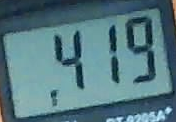
#> input picture tests/fixtures/lcd/leading_decimal_419.png, 176 x 122 px
$ python -i vision_regions.py   (imports and definitions only)
#> lines starting #> are read from the running program, lines starting #| are printed output that depends on the picture; after the words box and inside, x2 and y2 are one past the last pixel; in counts of white or black regions, pixels touching at a corner belong together
"""Fast region proposals for the battery demo; identities still require VLM verification.

The adapter uses image contours, never preset screen coordinates. Other equipment
or unrecognized appearances fall back to the general VLM tool.
"""
import io
import sys
from pathlib import Path

from PIL import Image, ImageDraw


def cv_modules():
    try:
        import cv2
    except ImportError:
        original = Path(__file__).resolve().parents[2] / "LabAgent/.venv-ocr"
        site = original / f"lib/python{sys.version_info.major}.{sys.version_info.minor}/site-packages"
        if site.is_dir() and str(site) not in sys.path:
            sys.path.append(str(site))
        import cv2
    import numpy as np
    return cv2, np


def _components(cv, np, hsv, lower, upper, minimum, maximum):
    mask = cv.inRange(hsv, np.array(lower, dtype=np.uint8), np.array(upper, dtype=np.uint8))
    mask = cv.morphologyEx(mask, cv.MORPH_CLOSE, np.ones((3, 3), np.uint8))
    contours, _ = cv.findContours(mask, cv.RETR_EXTERNAL, cv.CHAIN_APPROX_SIMPLE)
    result = []
    for contour in contours:
        area = cv.contourArea(contour)
        x, y, w, h = cv.boundingRect(contour)
        if minimum <= area <= maximum and w > 6 and h > 6:
            result.append((area, (x, y, w, h), contour))
    return sorted(result, key=lambda x: x[0], reverse=True)


def proposals(image, labels):
    cv, np = cv_modules()
    small = image.copy().convert("RGB")
    small.thumbnail((960, 960))
    rgb = np.asarray(small)
    hsv = cv.cvtColor(rgb, cv.COLOR_RGB2HSV)
    width, height = small.size
    area = width * height
    orange = _components(cv, np, hsv, (0, 65, 50), (28, 255, 255), area*.0002, area*.2)
    yellow = _components(cv, np, hsv, (20, 95, 100), (45, 255, 255), area*.0006, area*.045)
    red = _components(cv, np, hsv, (0, 115, 55), (8, 255, 255), area*.0001, area*.06)
    red += _components(cv, np, hsv, (170, 115, 55), (179, 255, 255), area*.0001, area*.06)
    candidates = {}
    gray = cv.cvtColor(rgb, cv.COLOR_RGB2GRAY)
    edges = cv.Canny(cv.GaussianBlur(gray, (3, 3), 0), 35, 110)
    edges = cv.morphologyEx(edges, cv.MORPH_CLOSE, np.ones((5, 5), np.uint8))
    outlines, _ = cv.findContours(edges, cv.RETR_LIST, cv.CHAIN_APPROX_SIMPLE)
    rectangles = []
    for contour in outlines:
        shape = cv.approxPolyDP(contour, .025*cv.arcLength(contour, True), True)
        if len(shape) != 4 or not cv.isContourConvex(shape):
            continue
        x,y,w,h = cv.boundingRect(shape)
        if x < 3 or y < 3 or x+w >= width-3 or y+h >= height-3:
            continue
        rect = cv.minAreaRect(shape)[1]
        if min(rect) < 8 or not 1.5 < max(rect)/min(rect) < 3.8:
            continue
        size = cv.contourArea(shape)
        if not area*.015 < size < area*.22:
            continue
        dark = float((gray[y:y+h,x:x+w] < 95).mean())
        if dark > .22:
            rectangles.append((size,(x,y,w,h)))
    if rectangles:
        candidates["multimeter"] = max(rectangles, key=lambda r:r[0])[1]
    for item in orange:
        _, (x,y,w,h), _ = item
        if "multimeter" not in candidates and .35 < w/h < 1.25 and h > height*.12:
            candidates["multimeter"] = (x,y,w,h)
            break
    if "multimeter" not in candidates:
        strips = [item[1] for item in orange if item[1][3] > height*.12 and item[1][3] > item[1][2]*2]
        if strips:
            anchor = max(strips, key=lambda b: b[3])
            ax,ay,aw,ah = anchor
            aligned = [b for b in strips if abs(b[0]-ax) < ah*.9 and min(b[1]+b[3],ay+ah)-max(b[1],ay) > min(b[3],ah)*.55]
            if len(aligned) >= 2:
                x1,y1=min(b[0] for b in aligned),min(b[1] for b in aligned)
                x2,y2=max(b[0]+b[2] for b in aligned),max(b[1]+b[3] for b in aligned)
                if .28 < (x2-x1)/(y2-y1) < 1.2:
                    candidates["multimeter"] = (x1,y1,x2-x1,y2-y1)
    for item in yellow:
        _, (x,y,w,h), contour = item
        dimensions = cv.minAreaRect(contour)[1]
        if min(dimensions) > 2 and 1.5 < max(dimensions)/min(dimensions) < 8:
            candidates["battery"] = (x,y,w,h)
            break
    if red:
        if "battery" in candidates:
            bx,by,bw,bh = candidates["battery"]
            center = (bx+bw/2,by+bh/2)
            red.sort(key=lambda item: ((item[1][0]+item[1][2]/2-center[0])**2+(item[1][1]+item[1][3]/2-center[1])**2)/(item[0]**.4))
        x,y,w,h = red[0][1]
        px,py = width*.06,height*.16
        left,top = max(0,x-px),max(0,y-py)
        right,bottom = min(width,x+w+px),min(height,y+h+py)
        candidates["probes"] = (left,top,right-left,bottom-top)
    output = []
    for key, name in labels.items():
        kind = "multimeter" if "万用表" in name or "multimeter" in name.lower()+key.lower() else "battery" if "电池" in name or "battery" in name.lower()+key.lower() else "probes" if "表笔" in name or "probe" in name.lower()+key.lower() else None
        if kind in candidates:
            x,y,w,h = candidates[kind]
            margin = min(w,h)*.02
            left,top=max(0,x-margin),max(0,y-margin)
            right,bottom=min(width,x+w+margin),min(height,y+h+margin)
            output.append({"label":key,"kind":kind,"bbox":[left/width,top/height,(right-left)/width,(bottom-top)/height]})
    return output


def contact_sheet(image, regions):
    sheet = Image.new("RGB", (224*len(regions), 248), "white")
    draw = ImageDraw.Draw(sheet)
    letters = {}
    for index, region in enumerate(regions):
        x,y,w,h = region["bbox"]
        crop = image.crop((int(x*image.width),int(y*image.height),int((x+w)*image.width),int((y+h)*image.height)))
        crop.thumbnail((216,216))
        letter=chr(65+index)
        sheet.paste(crop,(224*index+(224-crop.width)//2,28+(216-crop.height)//2))
        draw.text((224*index+12,7),letter,fill="black",stroke_width=1)
        letters[letter]=region
    buffer=io.BytesIO();sheet.save(buffer,format="JPEG",quality=90)
    return buffer.getvalue(),letters


def lcd_region(image):
    cv, np = cv_modules()
    regions=proposals(image,{"multimeter":"万用表"})
    if not regions:
        return None
    x,y,w,h=regions[0]["bbox"]
    left,top,right,bottom=int(x*image.width),int(y*image.height),int((x+w)*image.width),int((y+h*.58)*image.height)
    crop=image.crop((left,top,right,bottom))
    rgb=np.asarray(crop.convert("RGB"));hsv=cv.cvtColor(rgb,cv.COLOR_RGB2HSV)
    for minimum_value in [90,110,130]:
        components=_components(cv,np,hsv,(45,8,minimum_value),(125,180,245),crop.width*crop.height*.035,crop.width*crop.height*.75)
        for _,(cx,cy,cw,ch),_ in components:
            if 1.3 < cw/ch < 5 and cw > crop.width*.25 and ch > 12:
                gray=cv.cvtColor(rgb[cy:cy+ch,cx:cx+cw],cv.COLOR_RGB2GRAY)
                dark=float((gray<85).mean())
                if not .06 < dark < .6:
                    continue
                margin=max(2,min(cw,ch)*.035)
                x1,y1=max(0,left+cx-margin),max(0,top+cy-margin)
                x2,y2=min(image.width,left+cx+cw+margin),min(image.height,top+cy+ch+margin)
                return [(x1/image.width),(y1/image.height),(x2-x1)/image.width,(y2-y1)/image.height]
    return None

>>> from PIL import Image
>>> picture = Image.open('../tests/fixtures/lcd/leading_decimal_419.png')
#> picture is the input picture: PIL image 176x122 RGB; mean R, G, B 84.8, 120.9, 129.3
>>> result = lcd_region(picture)
#> in proposals, `hsv = cv.cvtColor(rgb, cv.COLOR_RGB2HSV)`: hsv: shape (122, 176, 3); mean H, S, V 95.1, 98.2, 129.8
#> in _components, `mask = cv.inRange(hsv, np.array(lower, dtype=np.uint8), np.array(upper..`:
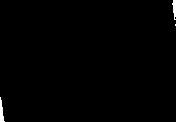
#> mask: shape (122, 176); 0.58% white; 3 white regions (1 under 20 px), largest, box (x1, y1, x2, y2) and area: (0, 97, 5, 122) 69, (172, 0, 176, 20) 53
#> in _components, `mask = cv.morphologyEx(mask, cv.MORPH_CLOSE, np.ones((3, 3), np.uint8))`: mask: shape (122, 176); 0.59% white; 3 white regions (1 under 20 px)
#> in _components, `contours, _ = cv.findContours(mask, cv.RETR_EXTERNAL, cv.CHAIN_APPROX_..`: contours = 3 contours, 1 with area under 20; largest, box (x1, y1, x2, y2) and area: (0, 97, 5, 122) 42, (172, 0, 176, 20) 34
#> the loop in _components, `for contour in contours:` made 3 passes
#> (area, x, y, w, h) on passes 1, 3: (42, 0, 97, 5, 25), (33.5, 172, 0, 4, 20)
#> after the loop in _components, `for contour in contours:`: result = []
#> in _components (call 2), `mask = cv.inRange(hsv, np.array(lower, dtype=np.uint8), np.array(upper..`: mask: shape (122, 176); every value is 0
#> in proposals, `gray = cv.cvtColor(rgb, cv.COLOR_RGB2GRAY)`:
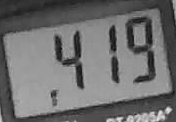
#> gray: shape (122, 176); min 14, max 233, mean 111.1
#> in proposals, `edges = cv.Canny(cv.GaussianBlur(gray, (3, 3), 0), 35, 110)`:
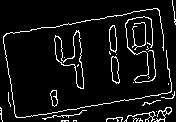
#> edges: shape (122, 176); 7.3% white in thin lines or dots
#> in proposals, `edges = cv.morphologyEx(edges, cv.MORPH_CLOSE, np.ones((5, 5), np.uint..`:
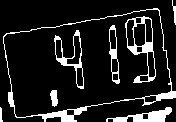
#> edges: shape (122, 176); 12.4% white; 8 white regions
#> in proposals, `outlines, _ = cv.findContours(edges, cv.RETR_LIST, cv.CHAIN_APPROX_SIM..`: outlines = 25 contours, 1 with area under 20; largest, box (x1, y1, x2, y2) and area: (3, 8, 176, 122) 13992, (3, 9, 172, 118) 13394, (125, 16, 156, 83) 1139, (54, 30, 84, 89) 616, (106, 107, 172, 122) 377
#> the loop in proposals, `for contour in outlines:` made 25 passes
#> (shape, x, y, w, h, rect) on passes 15, 17, 20: ([[110, 29], [115, 30], [115, 49], [110, 48]], 110, 29, 6, 21, (20, 5)), ([[112, 25], [109, 53], [112, 80], [118, 83]], 109, 25, 10, 59, (5.87, 58.31)), ([[145, 18], [151, 20], [151, 42], [145, 41]], 145, 18, 7, 25, (24, 6))
#> (shape, x, y, w, h, rect, size) on pass 23: ([[159, 11], [169, 92], [15, 115], [7, 33]], 7, 11, 163, 105, (157.4, 82.3), 12672)
#> after the loop in proposals, `for contour in outlines:`: rectangles = []
#> after the loop in proposals, `for item in orange:`: candidates = 0 items
#> in proposals, `strips = [item[1] for item in orange if item[1][3] > height*.12 and it..`: strips = []
#> the loop in proposals, `for key, name in labels.items():` made 1 pass

$ run again, on tests/fixtures/lcd/reading_1_353.png
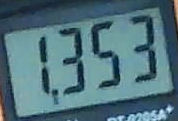
#> input picture tests/fixtures/lcd/reading_1_353.png, 178 x 121 px
#> picture is the input picture: PIL image 178x121 RGB; mean R, G, B 80.6, 114.4, 124.2
#> hsv: shape (121, 178, 3); mean H, S, V 96.2, 100.7, 124.7
#> contours = 2 contours; box (x1, y1, x2, y2) and area: (0, 93, 5, 121) 66, (173, 0, 178, 31) 60
#> the loop in _components, `for contour in contours:` made 2 passes
#> (area, x, y, w, h) on passes 1 to 2: (66, 0, 93, 5, 28), (60, 173, 0, 5, 31)
#> after the loop in _components, `for contour in contours:`: result = []
#> in _components (call 3), `mask = cv.inRange(hsv, np.array(lower, dtype=np.uint8), np.array(upper..`:
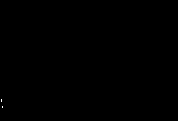
#> mask: shape (121, 178); 0.02% white in thin lines or dots, all inside (x1, y1, x2, y2) = (1, 99, 3, 108)
#> contours = 2 contours, all with area under 20
#> the loop in _components (call 3), `for contour in contours:` made 2 passes
#> (contour, area, x, y, w, h) on passes 1 to 2: ([[2, 106], [2, 107]], 0, 2, 106, 1, 2), ([[0, 99], [0, 101], [1, 101], [1, 99]], 2, 0, 99, 2, 3)
#> red = []
#> in proposals, `edges = cv.morphologyEx(edges, cv.MORPH_CLOSE, np.ones((5, 5), np.uint..`:
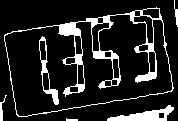
#> edges: shape (121, 178); 13.7% white; 6 white regions
#> outlines = 25 contours, 1 with area under 20; largest, box (x1, y1, x2, y2) and area: (4, 7, 174, 117) 13406, (4, 14, 173, 117) 10897, (107, 105, 174, 121) 442, (39, 36, 59, 105) 402, (133, 15, 154, 44) 252
#> the loop in proposals, `for contour in outlines:` made 25 passes
#> (shape, x, y, w, h, rect) on passes 8, 9, 10, 12, 15: ([[43, 72], [48, 73], [48, 90], [43, 89]], 43, 72, 6, 19, (18, 5)), ([[78, 64], [83, 65], [83, 84], [77, 83]], 77, 64, 7, 21, (19.71, 6.04)), ([[113, 58], [118, 59], [118, 78], [113, 77]], 113, 58, 6, 21, (20, 5)), ([[149, 51], [155, 53], [154, 72], [149, 71]], 149, 51, 7, 22, (21, 6)), ([[40, 40], [45, 41], [45, 60], [40, 59]], 40, 40, 6, 21, (20, 5))
#> after the loop in proposals, `for contour in outlines:`: rectangles = []
#> after the loop in proposals, `for item in orange:`: candidates = 0 items
#> strips = []
#> the loop in proposals, `for key, name in labels.items():` made 1 pass
